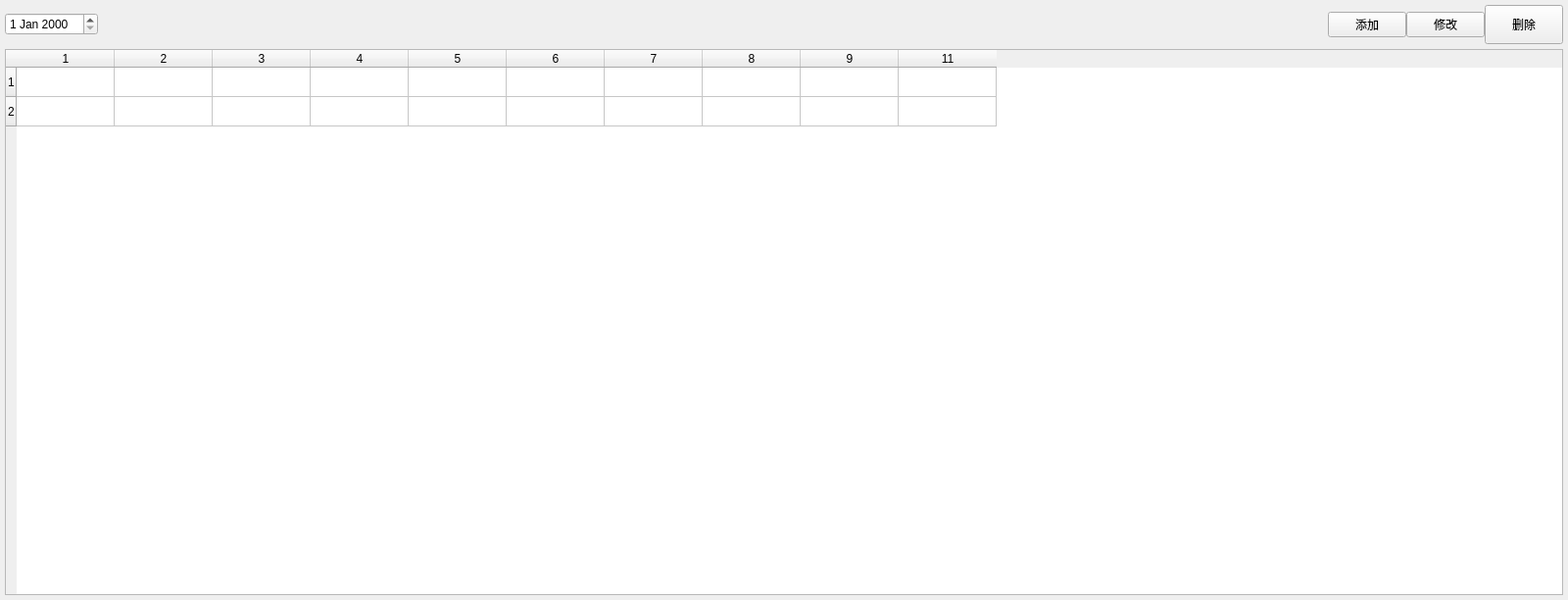
<?xml version="1.0" encoding="UTF-8"?>
<ui version="4.0">
 <class>RemWordListWdg</class>
 <widget class="QWidget" name="RemWordListWdg">
  <property name="geometry">
   <rect>
    <x>0</x>
    <y>0</y>
    <width>1600</width>
    <height>612</height>
   </rect>
  </property>
  <property name="minimumSize">
   <size>
    <width>1600</width>
    <height>0</height>
   </size>
  </property>
  <property name="windowTitle">
   <string>RemWordListWdg</string>
  </property>
  <layout class="QVBoxLayout" name="verticalLayout">
   <property name="spacing">
    <number>5</number>
   </property>
   <property name="leftMargin">
    <number>5</number>
   </property>
   <property name="topMargin">
    <number>5</number>
   </property>
   <property name="rightMargin">
    <number>5</number>
   </property>
   <property name="bottomMargin">
    <number>5</number>
   </property>
   <item>
    <widget class="QWidget" name="widget" native="true">
     <property name="minimumSize">
      <size>
       <width>0</width>
       <height>40</height>
      </size>
     </property>
     <layout class="QHBoxLayout" name="horizontalLayout">
      <property name="spacing">
       <number>0</number>
      </property>
      <property name="leftMargin">
       <number>0</number>
      </property>
      <property name="topMargin">
       <number>0</number>
      </property>
      <property name="rightMargin">
       <number>0</number>
      </property>
      <property name="bottomMargin">
       <number>0</number>
      </property>
      <item>
       <widget class="QDateEdit" name="dateEdit"/>
      </item>
      <item>
       <spacer name="horizontalSpacer">
        <property name="orientation">
         <enum>Qt::Horizontal</enum>
        </property>
        <property name="sizeHint" stdset="0">
         <size>
          <width>40</width>
          <height>20</height>
         </size>
        </property>
       </spacer>
      </item>
      <item>
       <widget class="QPushButton" name="btnWordAdd">
        <property name="text">
         <string>添加</string>
        </property>
       </widget>
      </item>
      <item>
       <widget class="QPushButton" name="btnWordModify">
        <property name="text">
         <string>修改</string>
        </property>
       </widget>
      </item>
      <item>
       <widget class="QPushButton" name="btnWordDelete">
        <property name="minimumSize">
         <size>
          <width>0</width>
          <height>40</height>
         </size>
        </property>
        <property name="text">
         <string>删除</string>
        </property>
       </widget>
      </item>
     </layout>
    </widget>
   </item>
   <item>
    <widget class="QTableWidget" name="twWordList">
     <row>
      <property name="text">
       <string>1</string>
      </property>
     </row>
     <row>
      <property name="text">
       <string>2</string>
      </property>
     </row>
     <column>
      <property name="text">
       <string>1</string>
      </property>
     </column>
     <column>
      <property name="text">
       <string>2</string>
      </property>
     </column>
     <column>
      <property name="text">
       <string>3</string>
      </property>
     </column>
     <column>
      <property name="text">
       <string>4</string>
      </property>
     </column>
     <column>
      <property name="text">
       <string>5</string>
      </property>
     </column>
     <column>
      <property name="text">
       <string>6</string>
      </property>
     </column>
     <column>
      <property name="text">
       <string>7</string>
      </property>
     </column>
     <column>
      <property name="text">
       <string>8</string>
      </property>
     </column>
     <column>
      <property name="text">
       <string>9</string>
      </property>
     </column>
     <column>
      <property name="text">
       <string>11</string>
      </property>
     </column>
    </widget>
   </item>
  </layout>
 </widget>
 <layoutdefault spacing="6" margin="11"/>
 <resources/>
 <connections/>
</ui>
